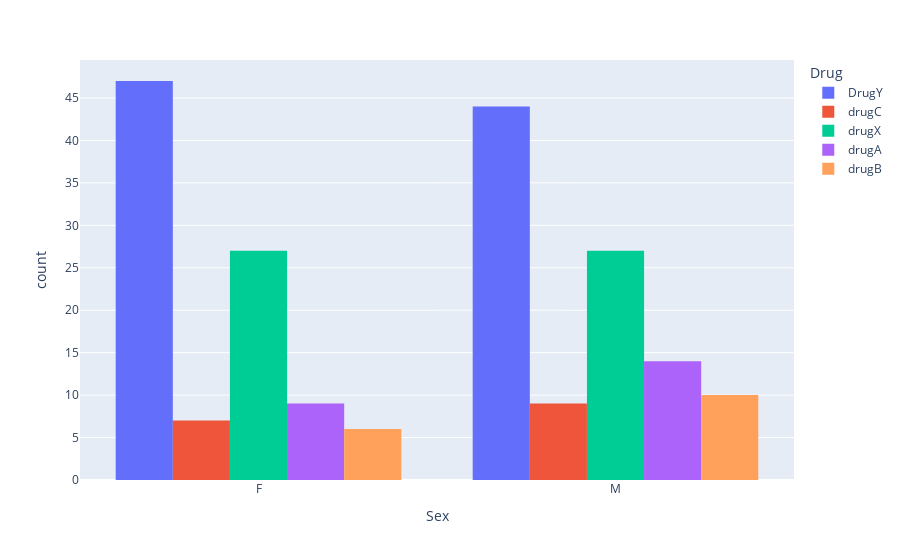

Notebook code for this chart:
### Markdown cell above
### bivariate analysis

### Code cell
px.histogram(data_frame=df, x='Sex', color='Drug', barmode='group')

### Figure 1 — Plotly figure (JSON) as saved in the notebook; plotly's stock layout.template omitted (floating-point values rounded to 4 significant figures)
{"data": [{"alignmentgroup": "True", "bingroup": "x", "hovertemplate": "Drug=DrugY<br>Sex=%{x}<br>count=%{y}<extra></extra>", "legendgroup": "DrugY", "marker": {"color": "#636efa", "pattern": {"shape": ""}}, "name": "DrugY", "offsetgroup": "DrugY", "orientation": "v", "showlegend": true, "type": "histogram", "x": ["F", "F", "F", "M", "M", "F", "M", "F", "F", "F", "M", "M", "M", "F", "F", "F", "M", "F", "M", "F", "F", "M", "M", "F", "F", "M", "F", "M", "M", "F", "M", "F", "M", "F", "F", "F", "M", "M", "F", "M", "F", "F", "M", "M", "F", "F", "M", "F", "F", "M", "F", "M", "M", "M", "M", "F", "M", "M", "M", "F", "F", "M", "M", "F", "M", "M", "F", "F", "M", "M", "M", "F", "M", "M", "F", "F", "F", "F", "F", "M", "M", "F", "F", "F", "F", "F", "M", "M", "M", "M", "F"], "xaxis": "x", "yaxis": "y"}, {"alignmentgroup": "True", "bingroup": "x", "hovertemplate": "Drug=drugC<br>Sex=%{x}<br>count=%{y}<extra></extra>", "legendgroup": "drugC", "marker": {"color": "#EF553B", "pattern": {"shape": ""}}, "name": "drugC", "offsetgroup": "drugC", "orientation": "v", "showlegend": true, "type": "histogram", "x": ["M", "M", "M", "F", "M", "M", "F", "F", "F", "F", "M", "M", "F", "M", "F", "M"], "xaxis": "x", "yaxis": "y"}, {"alignmentgroup": "True", "bingroup": "x", "hovertemplate": "Drug=drugX<br>Sex=%{x}<br>count=%{y}<extra></extra>", "legendgroup": "drugX", "marker": {"color": "#00cc96", "pattern": {"shape": ""}}, "name": "drugX", "offsetgroup": "drugX", "orientation": "v", "showlegend": true, "type": "histogram", "x": ["F", "F", "F", "M", "F", "F", "M", "M", "M", "M", "F", "M", "M", "F", "F", "M", "M", "M", "M", "F", "F", "M", "F", "M", "M", "M", "M", "F", "M", "F", "F", "M", "F", "M", "F", "M", "M", "F", "M", "F", "F", "M", "F", "F", "F", "M", "F", "F", "M", "F", "F", "M", "M", "F"], "xaxis": "x", "yaxis": "y"}, {"alignmentgroup": "True", "bingroup": "x", "hovertemplate": "Drug=drugA<br>Sex=%{x}<br>count=%{y}<extra></extra>", "legendgroup": "drugA", "marker": {"color": "#ab63fa", "pattern": {"shape": ""}}, "name": "drugA", "offsetgroup": "drugA", "orientation": "v", "showlegend": true, "type": "histogram", "x": ["M", "M", "F", "M", "M", "F", "F", "F", "M", "F", "M", "F", "F", "M", "M", "F", "M", "M", "F", "M", "M", "M", "M"], "xaxis": "x", "yaxis": "y"}, {"alignmentgroup": "True", "bingroup": "x", "hovertemplate": "Drug=drugB<br>Sex=%{x}<br>count=%{y}<extra></extra>", "legendgroup": "drugB", "marker": {"color": "#FFA15A", "pattern": {"shape": ""}}, "name": "drugB", "offsetgroup": "drugB", "orientation": "v", "showlegend": true, "type": "histogram", "x": ["M", "F", "F", "M", "F", "M", "M", "M", "M", "F", "F", "M", "M", "M", "F", "M"], "xaxis": "x", "yaxis": "y"}], "layout": {"barmode": "group", "legend": {"title": {"text": "Drug"}, "tracegroupgap": 0}, "margin": {"t": 60}, "xaxis": {"anchor": "y", "domain": [0, 1], "title": {"text": "Sex"}}, "yaxis": {"anchor": "x", "domain": [0, 1], "title": {"text": "count"}}}}
